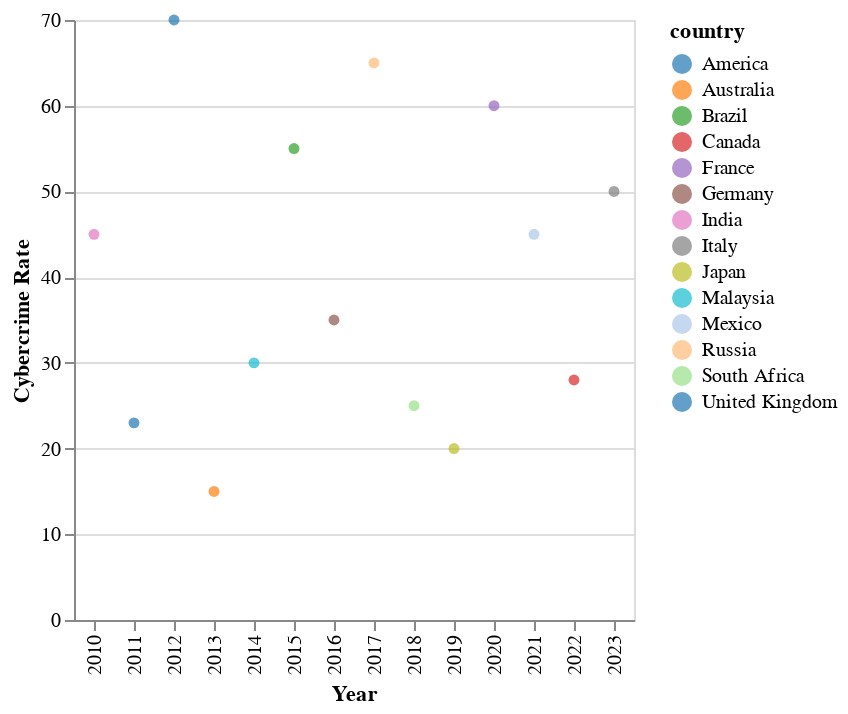

Source (Vega-Lite JSON):
### Vega-Lite specification from a JSON file in a GitHub repository (floating-point values rounded to 4 significant figures)
{"$schema": "https://vega.github.io/schema/vega-lite/v5.json", "description": "Comparison of cybercrime rate through the years", "data": {"values": [{"year": 2010, "rate": 45, "country": "India"}, {"year": 2011, "rate": 23, "country": "America"}, {"year": 2012, "rate": 70, "country": "United Kingdom"}, {"year": 2013, "rate": 15, "country": "Australia"}, {"year": 2014, "rate": 30, "country": "Malaysia"}, {"year": 2015, "rate": 55, "country": "Brazil"}, {"year": 2016, "rate": 35, "country": "Germany"}, {"year": 2017, "rate": 65, "country": "Russia"}, {"year": 2018, "rate": 25, "country": "South Africa"}, {"year": 2019, "rate": 20, "country": "Japan"}, {"year": 2020, "rate": 60, "country": "France"}, {"year": 2021, "rate": 45, "country": "Mexico"}, {"year": 2022, "rate": 28, "country": "Canada"}, {"year": 2023, "rate": 50, "country": "Italy"}]}, "mark": {"type": "point", "filled": true, "shape": "circle"}, "encoding": {"x": {"field": "year", "type": "ordinal", "title": "Year"}, "y": {"field": "rate", "type": "quantitative", "title": "Cybercrime Rate"}, "color": {"field": "country", "type": "nominal", "scale": {"range": ["#1f77b4", "#ff7f0e", "#2ca02c", "#d62728", "#9467bd", "#8c564b", "#e377c2", "#7f7f7f", "#bcbd22", "#17becf", "#aec7e8", "#ffbb78", "#98df8a"]}}}, "config": {}}
